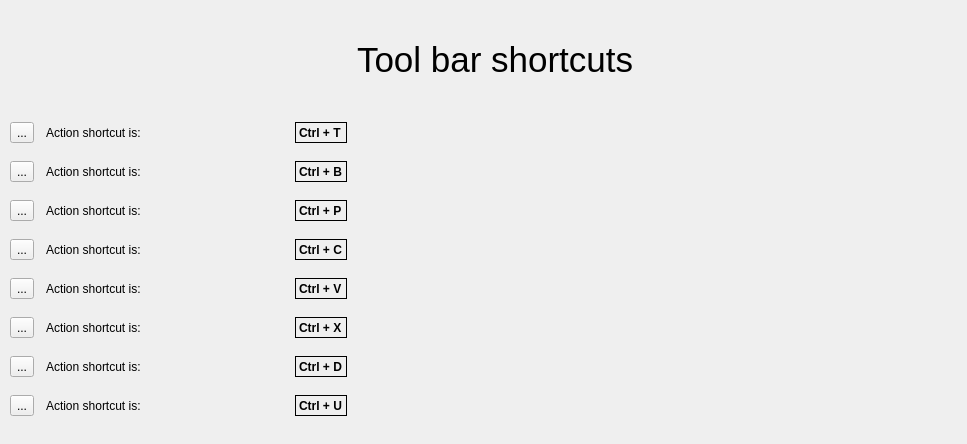
<?xml version="1.0" encoding="UTF-8"?>
<ui version="4.0">
 <class>WizardPage</class>
 <widget class="QWizardPage" name="WizardPage">
  <property name="geometry">
   <rect>
    <x>0</x>
    <y>0</y>
    <width>967</width>
    <height>444</height>
   </rect>
  </property>
  <property name="minimumSize">
   <size>
    <width>967</width>
    <height>444</height>
   </size>
  </property>
  <property name="baseSize">
   <size>
    <width>967</width>
    <height>444</height>
   </size>
  </property>
  <property name="windowTitle">
   <string>Introduction tutorial</string>
  </property>
  <property name="locale">
   <locale language="English" country="UnitedStates"/>
  </property>
  <widget class="QWidget" name="gridLayoutWidget">
   <property name="geometry">
    <rect>
     <x>10</x>
     <y>110</y>
     <width>401</width>
     <height>321</height>
    </rect>
   </property>
   <layout class="QGridLayout" name="gridLayout">
    <item row="5" column="3" alignment="Qt::AlignHCenter">
     <widget class="QLabel" name="label_6">
      <property name="font">
       <font>
        <weight>75</weight>
        <bold>true</bold>
       </font>
      </property>
      <property name="frameShape">
       <enum>QFrame::Box</enum>
      </property>
      <property name="text">
       <string>Ctrl + X</string>
      </property>
     </widget>
    </item>
    <item row="0" column="2">
     <widget class="QLabel" name="label_9">
      <property name="text">
       <string>Action shortcut is:</string>
      </property>
     </widget>
    </item>
    <item row="2" column="0">
     <widget class="QToolButton" name="toolButton_3">
      <property name="text">
       <string>...</string>
      </property>
      <property name="icon">
       <iconset resource="../../stylesheets/toolbarIco.qrc">
        <normaloff>:/icons/toolbar/addPixmap.svg</normaloff>:/icons/toolbar/addPixmap.svg</iconset>
      </property>
     </widget>
    </item>
    <item row="6" column="2">
     <widget class="QLabel" name="label_15">
      <property name="text">
       <string>Action shortcut is:</string>
      </property>
     </widget>
    </item>
    <item row="5" column="0">
     <widget class="QToolButton" name="toolButton_6">
      <property name="text">
       <string>...</string>
      </property>
      <property name="icon">
       <iconset resource="../../stylesheets/toolbarIco.qrc">
        <normaloff>:/icons/toolbar/cut.svg</normaloff>:/icons/toolbar/cut.svg</iconset>
      </property>
     </widget>
    </item>
    <item row="4" column="0">
     <widget class="QToolButton" name="toolButton_5">
      <property name="text">
       <string>...</string>
      </property>
      <property name="icon">
       <iconset resource="../../stylesheets/toolbarIco.qrc">
        <normaloff>:/icons/toolbar/paste.svg</normaloff>:/icons/toolbar/paste.svg</iconset>
      </property>
     </widget>
    </item>
    <item row="5" column="2">
     <widget class="QLabel" name="label_14">
      <property name="text">
       <string>Action shortcut is:</string>
      </property>
     </widget>
    </item>
    <item row="7" column="0">
     <widget class="QToolButton" name="toolButton_8">
      <property name="text">
       <string>...</string>
      </property>
      <property name="icon">
       <iconset resource="../../stylesheets/toolbarIco.qrc">
        <normaloff>:/icons/toolbar/snap.svg</normaloff>:/icons/toolbar/snap.svg</iconset>
      </property>
     </widget>
    </item>
    <item row="7" column="3" alignment="Qt::AlignHCenter">
     <widget class="QLabel" name="label_8">
      <property name="font">
       <font>
        <weight>75</weight>
        <bold>true</bold>
       </font>
      </property>
      <property name="frameShape">
       <enum>QFrame::Box</enum>
      </property>
      <property name="text">
       <string>Ctrl + U</string>
      </property>
     </widget>
    </item>
    <item row="1" column="2">
     <widget class="QLabel" name="label_10">
      <property name="text">
       <string>Action shortcut is:</string>
      </property>
     </widget>
    </item>
    <item row="6" column="3" alignment="Qt::AlignHCenter">
     <widget class="QLabel" name="label_7">
      <property name="font">
       <font>
        <weight>75</weight>
        <bold>true</bold>
       </font>
      </property>
      <property name="frameShape">
       <enum>QFrame::Box</enum>
      </property>
      <property name="text">
       <string>Ctrl + D</string>
      </property>
     </widget>
    </item>
    <item row="2" column="2">
     <widget class="QLabel" name="label_11">
      <property name="text">
       <string>Action shortcut is:</string>
      </property>
     </widget>
    </item>
    <item row="4" column="2">
     <widget class="QLabel" name="label_13">
      <property name="text">
       <string>Action shortcut is:</string>
      </property>
     </widget>
    </item>
    <item row="0" column="1">
     <spacer name="horizontalSpacer">
      <property name="orientation">
       <enum>Qt::Horizontal</enum>
      </property>
      <property name="sizeType">
       <enum>QSizePolicy::Fixed</enum>
      </property>
      <property name="sizeHint" stdset="0">
       <size>
        <width>6</width>
        <height>20</height>
       </size>
      </property>
     </spacer>
    </item>
    <item row="7" column="2">
     <widget class="QLabel" name="label_16">
      <property name="text">
       <string>Action shortcut is:</string>
      </property>
     </widget>
    </item>
    <item row="3" column="0">
     <widget class="QToolButton" name="toolButton_4">
      <property name="text">
       <string>...</string>
      </property>
      <property name="icon">
       <iconset resource="../../stylesheets/toolbarIco.qrc">
        <normaloff>:/icons/toolbar/copy.svg</normaloff>:/icons/toolbar/copy.svg</iconset>
      </property>
     </widget>
    </item>
    <item row="6" column="0">
     <widget class="QToolButton" name="toolButton_7">
      <property name="text">
       <string>...</string>
      </property>
      <property name="icon">
       <iconset resource="../../stylesheets/toolbarIco.qrc">
        <normaloff>:/icons/toolbar/delete.svg</normaloff>:/icons/toolbar/delete.svg</iconset>
      </property>
     </widget>
    </item>
    <item row="1" column="0">
     <widget class="QToolButton" name="toolButton_2">
      <property name="text">
       <string>...</string>
      </property>
      <property name="icon">
       <iconset resource="../../stylesheets/toolbarIco.qrc">
        <normaloff>:/icons/toolbar/addBox.svg</normaloff>:/icons/toolbar/addBox.svg</iconset>
      </property>
     </widget>
    </item>
    <item row="3" column="2">
     <widget class="QLabel" name="label_12">
      <property name="text">
       <string>Action shortcut is:</string>
      </property>
     </widget>
    </item>
    <item row="0" column="3" alignment="Qt::AlignHCenter">
     <widget class="QLabel" name="label">
      <property name="font">
       <font>
        <weight>75</weight>
        <bold>true</bold>
       </font>
      </property>
      <property name="frameShape">
       <enum>QFrame::Box</enum>
      </property>
      <property name="frameShadow">
       <enum>QFrame::Plain</enum>
      </property>
      <property name="text">
       <string>Ctrl + T</string>
      </property>
     </widget>
    </item>
    <item row="2" column="3" alignment="Qt::AlignHCenter">
     <widget class="QLabel" name="label_3">
      <property name="font">
       <font>
        <weight>75</weight>
        <bold>true</bold>
       </font>
      </property>
      <property name="frameShape">
       <enum>QFrame::Box</enum>
      </property>
      <property name="text">
       <string>Ctrl + P</string>
      </property>
     </widget>
    </item>
    <item row="4" column="3" alignment="Qt::AlignHCenter">
     <widget class="QLabel" name="label_5">
      <property name="font">
       <font>
        <weight>75</weight>
        <bold>true</bold>
       </font>
      </property>
      <property name="frameShape">
       <enum>QFrame::Box</enum>
      </property>
      <property name="text">
       <string>Ctrl + V</string>
      </property>
     </widget>
    </item>
    <item row="0" column="0">
     <widget class="QToolButton" name="toolButton">
      <property name="text">
       <string>...</string>
      </property>
      <property name="icon">
       <iconset resource="../../stylesheets/toolbarIco.qrc">
        <normaloff>:/icons/toolbar/addText.svg</normaloff>:/icons/toolbar/addText.svg</iconset>
      </property>
     </widget>
    </item>
    <item row="1" column="3" alignment="Qt::AlignHCenter">
     <widget class="QLabel" name="label_2">
      <property name="font">
       <font>
        <weight>75</weight>
        <bold>true</bold>
       </font>
      </property>
      <property name="frameShape">
       <enum>QFrame::Box</enum>
      </property>
      <property name="frameShadow">
       <enum>QFrame::Plain</enum>
      </property>
      <property name="text">
       <string>Ctrl + B</string>
      </property>
     </widget>
    </item>
    <item row="3" column="3" alignment="Qt::AlignHCenter">
     <widget class="QLabel" name="label_4">
      <property name="font">
       <font>
        <weight>75</weight>
        <bold>true</bold>
       </font>
      </property>
      <property name="frameShape">
       <enum>QFrame::Box</enum>
      </property>
      <property name="text">
       <string>Ctrl + C</string>
      </property>
     </widget>
    </item>
   </layout>
  </widget>
  <widget class="QWidget" name="verticalLayoutWidget">
   <property name="geometry">
    <rect>
     <x>20</x>
     <y>20</y>
     <width>951</width>
     <height>80</height>
    </rect>
   </property>
   <layout class="QVBoxLayout" name="verticalLayout">
    <item alignment="Qt::AlignHCenter|Qt::AlignVCenter">
     <widget class="QLabel" name="label_17">
      <property name="font">
       <font>
        <pointsize>26</pointsize>
       </font>
      </property>
      <property name="text">
       <string>Tool bar shortcuts</string>
      </property>
     </widget>
    </item>
   </layout>
  </widget>
 </widget>
 <resources>
  <include location="../../stylesheets/toolbarIco.qrc"/>
 </resources>
 <connections/>
</ui>
